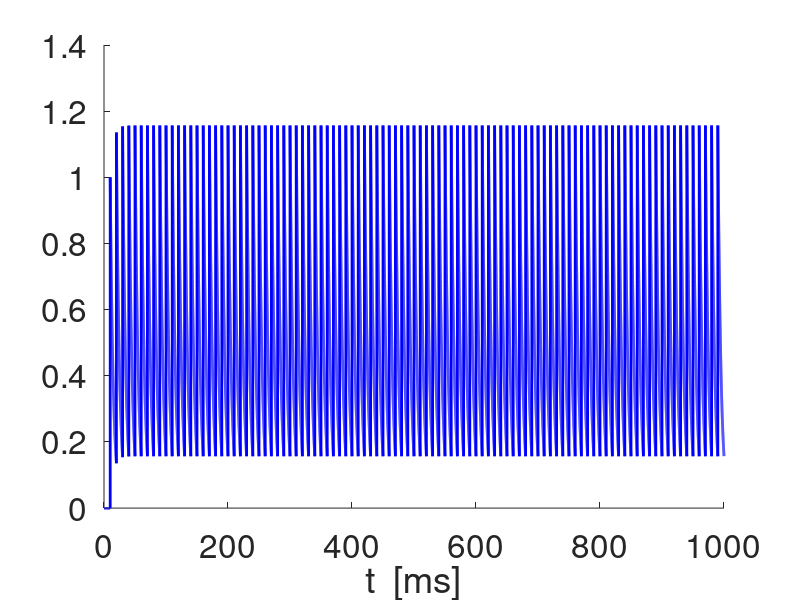
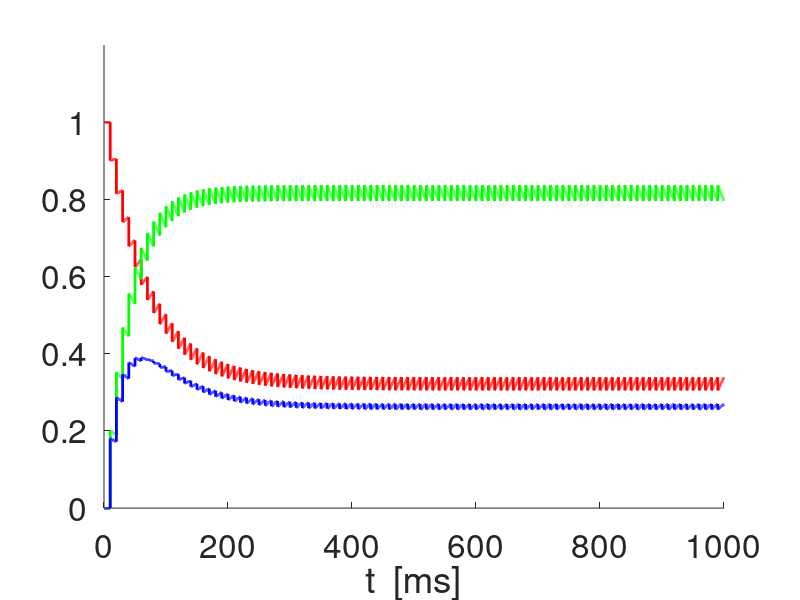
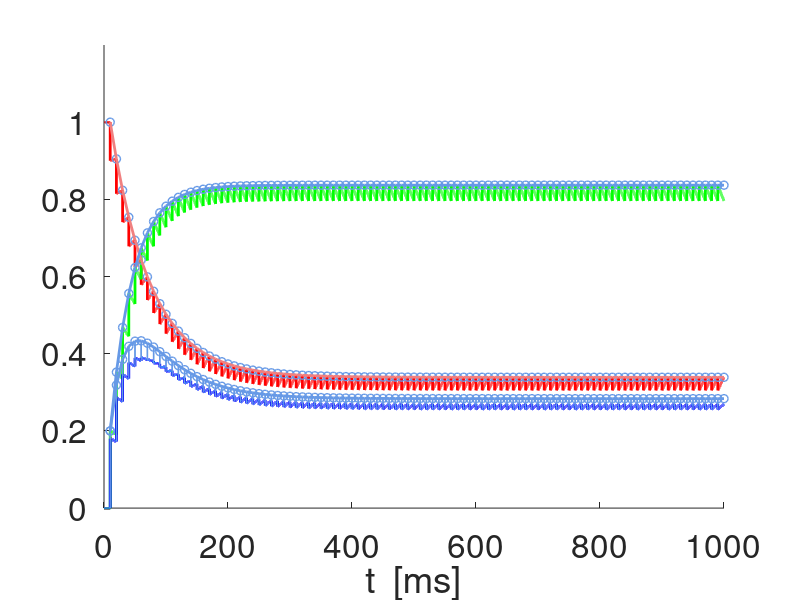
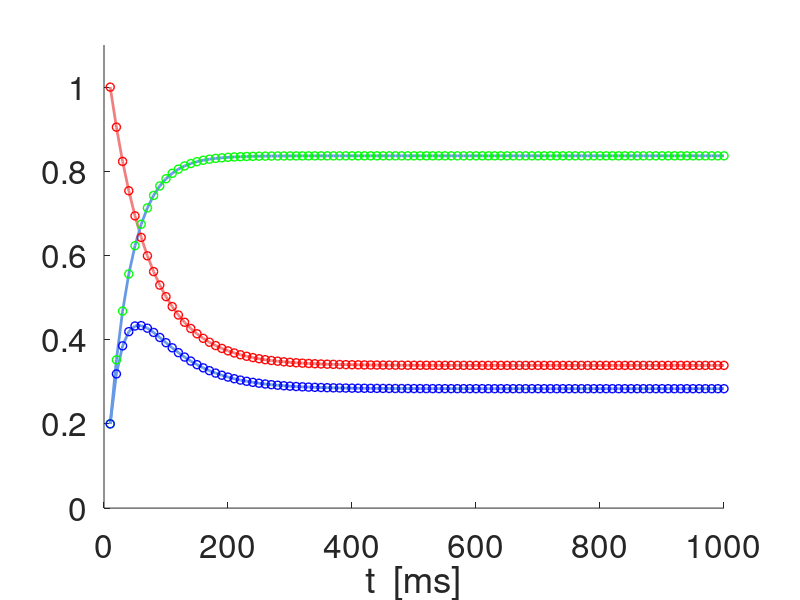

Write the MATLAB code that produced these figures, in order.
% 2020-01-08

% Synaptic depression and facilitation models 
% (Dayan & Abbott, see Ermentrout & Terman book, Chapter 7) 

clearvars;
close all;

lightblueish = [.4 .6 .9];
lightcoral = [0.94 0.5 0.5];
lightgray = [.7 .7 .7];

% Parameters

taudec = 5;
taudep = 200;
taufac = 200;
adep = 0.1;
afac = 0.2;
Xinf = 1;
Zinf = 0;

% Time definitions

Tmax = 1000;
dt = 0.01;
t = 0:dt:Tmax;

% Input spike definitions

SpkFreqin = 100;
SpkPerin = 1000/SpkFreqin;
Nspk = floor(Tmax/SpkPerin);
tspk = (1:Nspk)*SpkPerin;



% Synaptic dynamics (no short-term plasticity)

S = zeros(1,length(t));

jspk = 1;
for j=1:length(t)-1
    k1s = -S(j)/taudec;
    as = S(j)+k1s*dt;
    k2s = -as/taudec;
    S(j+1) = S(j)+(k1s+k2s)*dt/2;
    if t(j)> tspk(jspk)
        S(j+1) = S(j+1)+1;
        jspk = jspk+1;
    end
end

figure
hold on
plot(t,S,'-b','linewidth',2);
set(gca,'fontsize',24);
xlabel('t  [ms]');

% Synaptic short-term plasticity

x = zeros(1,length(t));
z = zeros(1,length(t));

x(1) = 1;
z(1) = 0;
jspk = 1;
for j=1:length(t)-1
    k1x = (Xinf-x(j))/taudep;
    k1z = (Zinf-z(j))/taufac;
    ax = x(j)+k1x*dt;
    az = z(j)+k1z*dt;
    k2x = (Xinf-ax)/taudep;
    k2z = (Zinf-az)/taufac;
    x(j+1) = x(j)+(k1x+k2x)*dt/2;
    z(j+1) = z(j)+(k1z+k2z)*dt/2;
    if t(j)>= tspk(jspk)
        x(j+1) = x(j+1)-adep*x(j);
        z(j+1) = z(j+1)+afac*(1-z(j+1));
        jspk = jspk+1;
    end
end

m(1) = 0;
for j=2:length(t)
    m(j) = x(j-1)*z(j);
end

% x-, z- and m-traces (m=DeltaS)

figure
hold on
plot(t,x,'-r','linewidth',2);
plot(t,z,'-g','linewidth',2);
plot(t,x.*z,'-b','linewidth',2);
axis([0 Tmax 0 1.2]);
set(gca,'fontsize',24);
xlabel('t  [ms]');

% x-, z- and m-traces (m=DeltaS) + peaks

figure
hold on
plot(t,x,'-r','linewidth',2);
plot(t,z,'-g','linewidth',2);
plot(t,x.*z,'-b','linewidth',2);
plot(t,m,'-','Color',lightblueish,'linewidth',1);
%plot(t,m,'-b','linewidth',2);
axis([0 Tmax 0 1.2]);
set(gca,'fontsize',24);
xlabel('t  [ms]');


% Sequence of peaks computed from the analytical solutions to the
% differential equations using the previous sequence values to generate the
% current ones (instead of the previous values in the differential
% equation discretization). 

Dtatspkin = SpkPerin;
Tspkmax = floor(Tmax/SpkPerin);
tspk = [SpkPerin:SpkPerin:Tspkmax*SpkPerin];


    
Pdep =  exp(-Dtatspkin/taudep);
Pfac =  exp(-Dtatspkin/taufac);
X = zeros(1,Tspkmax);
Z = zeros(1,Tspkmax);
Zaux = zeros(1,Tspkmax);
X(1) = 1;
Z(1) = afac;
for j=1:Tspkmax-1
    X(j+1) = Xinf+((1-adep)*X(j)-Xinf)*Pdep;       
    Z(j+1) = (1-afac)*(Zinf+(Z(j)-Zinf)*Pfac)+afac;
end
M = X.*Z;
jspk = floor(tspk/dt);
Xfp = (1-Pdep)*Xinf/(1-(1-adep)*Pdep);
Zfp = ((1-Pfac)*(1-afac)*Zinf+afac)/(1-(1-afac)*Pfac);


plot(tspk,X,'o','Color',lightblueish,'linewidth',1);
plot(tspk,Z,'o','Color',lightblueish,'linewidth',1);
plot(tspk,M,'o','Color',lightblueish,'linewidth',1);



% Approximation of the Peak sequences by the toy model functions
% F = A+(1-A)*exp(-(t-tspk(1))/sigmadep)
% G = B*(1-C*exp(-(t-tspk(1))/sigmadep)

Fcut = 0.5*(X(1)-Xfp)+Xfp;
for k=2:length(tspk)
    if X(k)<Fcut
        kaux = k;    
        break
    end
end
sgmadep = (tspk(kaux)-tspk(1))/log((1-Xfp)/(X(kaux)-Xfp));
F = Xfp+(1-Xfp)*exp(-(tspk-tspk(1))/sgmadep);
E = sum((X-F).^2);

Gcut = 0.5*(Zfp-Z(1))+Z(1);
for k=2:length(tspk)
    if Z(k)>Gcut
        kaux = k;    
        break
    end
end

C = 1-afac/Zfp;
sgmafac = (tspk(kaux)-tspk(1))/log(Zfp*C/(Zfp-Z(kaux)));
G = Zfp*(1-C*exp(-(tspk-tspk(1))/sgmafac));
E = sum((Z-G).^2);
H = F.*G;
plot(tspk,F,'-','Color',lightcoral,'linewidth',2);
plot(tspk,G,'-','Color',lightblueish,'linewidth',2);
plot(tspk,H,'-','Color',lightblueish,'linewidth',2);
Hexpanded = Zfp*(Xfp-Xfp*C*exp(-(tspk-tspk(1))/sgmafac)+(1-Xfp)*exp(-(tspk-tspk(1))/sgmadep)-(1-Xfp)*C*exp(-(tspk-tspk(1))*(1/sgmadep+1/sgmafac)));
Hcut = Zfp*(Xfp-Xfp*C*exp(-(tspk-tspk(1))/sgmafac)+(1-Xfp)*exp(-(tspk-tspk(1))/sgmadep));
%plot(tspk,Hexpanded,'-k','linewidth',1);
%plot(tspk,Hcut,'-','Color',lightgray,'linewidth',1);



figure
hold on
plot(tspk,F,'-','Color',lightcoral,'linewidth',2);
plot(tspk,G,'-','Color',lightblueish,'linewidth',2);
plot(tspk,H,'-','Color',lightblueish,'linewidth',2);
plot(tspk,X,'or','linewidth',1);
plot(tspk,Z,'og','linewidth',1);
plot(tspk,M,'ob','linewidth',1);
axis([0 Tmax 0  1.1]);
set(gca,'fontsize',24);
xlabel('t  [ms]');

figure
hold on
plot(tspk,F,'-r','linewidth',2);
plot(tspk,G,'-g','linewidth',2);
plot(tspk,H,'-b','linewidth',2);
plot(tspk,X,'or','linewidth',1);
plot(tspk,Z,'og','linewidth',1);
plot(tspk,M,'ob','linewidth',1);
axis([0 Tmax 0  1.1]);
legend('X_n','Z_n','\DeltaS_n')
set(gca,'fontsize',24);
xlabel('t  [ms]');



% figure
% hold on
% % plot([1:Tspkmax],X,'or','linewidth',2);
% % plot([1:Tspkmax],Z,'og','linewidth',2);
% % plot([1:Tspkmax],M,'ob','linewidth',2);
% plot(tspk,X,'-or','linewidth',1);
% plot(tspk,Z,'-og','linewidth',1);
% plot(tspk,M,'-ob','linewidth',1);
% axis([0 Tmax 0 1.2]);
% set(gca,'fontsize',24);
% xlabel('t_{spk}  [ms]');


%%%%%%%%%%%%%%%%%%%%%%%%%%%%%%%%%%%%%%%%%%%%%%%%%%%%%%%%

TOY = 0;
if TOY == 1

    % Toy-function model

    taudep=10;
    taufac = 1;
    B = 1;
    A = 0.2;
    C = 0.8;
    alpha=10;
    Ttmax = 10;
    tt = 0:0.01:Ttmax;
    f = A+(1-A)*exp(-tt/taudep);
    g = B*(1-C*exp(-tt/taufac));
    H = f.*g;


    % Rescaled toy-function model

    A = 0.2;
    C = 0.8;
    tau = 1;
    f = A+(1-A)*exp(-tt/tau);
    g = 1-C*exp(-tt);
    H = f.*g;

    figure
    hold on
    plot(tt,f,'-r','linewidth',2);
    plot(tt,g,'-g','linewidth',2);
    plot(tt,H,'-b','Color',lightblueish,'linewidth',2)
    plot(tt,H,'-b','linewidth',2)
    axis([0 Ttmax 0 1.2]);
    set(gca,'fontsize',24);
    xlabel('t  [ms]');

end
